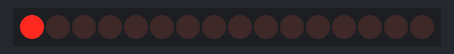
The sketch below on a simulated Arduino Uno, built with avr-gcc and run on an emulated ATmega328P. Parts: 16 shift-register outputs drawn as a row of LEDs (first output left, lit = HIGH). Wiring (inferred from the names in the program): 2 × shift register (74HC595): data pin 11; shift clock pin 13; latch pin 12. Wiring (inferred from the signals the program sends): row of LEDs: on Q0, Q1, Q2, Q3, Q4, Q5, Q6, Q7, Q8, Q9, Q10, Q11, Q12, Q13, Q14, Q15.

Above: at 0.02 s.
At 0.62 s:
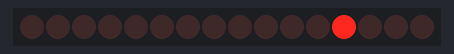
At 1.23 s:
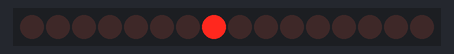
At 2.41 s:
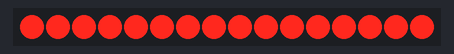
At 4.74 s:
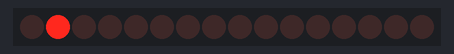
At 7.23 s:
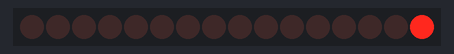
Timing chart, 0 to 7.5 s (numbered marks = the images above):
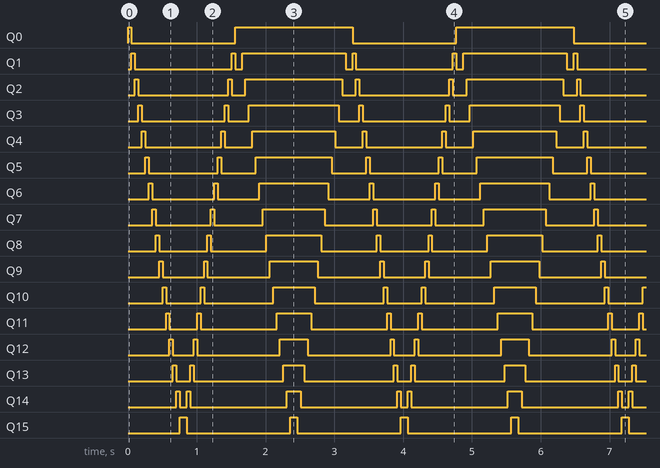

Measured:
- by itself, Q0: repeats every 3.2 s: LOW 1.5 s, HIGH 1.7 s
- by itself, Q1: repeats every 3.2 s: LOW 1.4 s, HIGH 0.05 s, LOW 0.10 s, HIGH 1.5 s, LOW 0.10 s, HIGH 0.05 s
- by itself, Q2: repeats every 3.2 s: LOW 1.3 s, HIGH 0.05 s, LOW 0.20 s, HIGH 1.4 s, LOW 0.20 s, HIGH 0.05 s
- by itself, Q3: repeats every 3.2 s: LOW 1.2 s, HIGH 0.05 s, LOW 0.30 s, HIGH 1.3 s, LOW 0.30 s, HIGH 0.05 s
- by itself, Q4: repeats every 3.2 s: LOW 1.1 s, HIGH 0.05 s, LOW 0.40 s, HIGH 1.2 s, LOW 0.40 s, HIGH 0.05 s
- by itself, Q5: repeats every 3.2 s: LOW 1.0 s, HIGH 0.05 s, LOW 0.50 s, HIGH 1.1 s, LOW 0.50 s, HIGH 0.05 s
- by itself, Q6: repeats every 3.2 s: LOW 0.90 s, HIGH 0.05 s, LOW 0.60 s, HIGH 1.0 s, LOW 0.60 s, HIGH 0.05 s
- by itself, Q7: repeats every 3.2 s: LOW 0.80 s, HIGH 0.05 s, LOW 0.70 s, HIGH 0.90 s, LOW 0.70 s, HIGH 0.05 s

The sketch:

shift-register-chain.ino
```cpp
#define DATA_PIN 11
#define LATCH_PIN 12
#define CLOCK_PIN 13

void setup(){
  pinMode(DATA_PIN, OUTPUT);
  pinMode(LATCH_PIN, OUTPUT);
  pinMode(CLOCK_PIN, OUTPUT);
}

void loop(){
  animation1(50);
  animation2(50);
}

void writeRegister(unsigned int value){
  digitalWrite(LATCH_PIN, LOW);
  shiftOut(DATA_PIN, CLOCK_PIN, MSBFIRST, value >> 8);
  shiftOut(DATA_PIN, CLOCK_PIN, MSBFIRST, value);
  digitalWrite(LATCH_PIN, HIGH);
}

void animation1(unsigned int animationDelay){
  for(int i = 0; i < 16; i++){
    writeRegister(0x1 << i);
    delay(animationDelay);
  }
  for(int i = 0; i < 16; i++){
    writeRegister(0x8000 >> i);
    delay(animationDelay);
  }
}

void animation2(unsigned int animationDelay){
  unsigned int value = 0x1;
  for(int i = 0; i < 16; i++){
    writeRegister(value);
    value = (value << 1) + 1;
    delay(animationDelay);
  }
  for(int i = 0; i < 16; i++){
    writeRegister(value);
    value = value >> 1;
    delay(animationDelay);
  }
}
```
